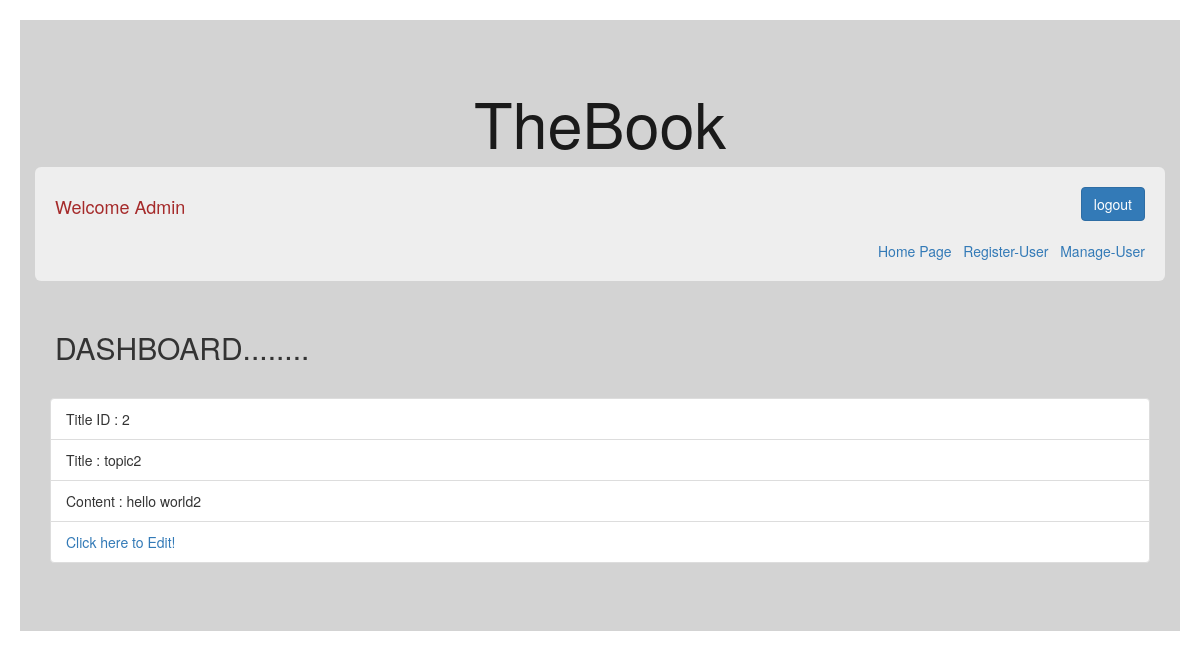
/topic/topic2 (signed in), run on the app's committed database.
### BookApp/models.py (models this page shows, shortened)
class Topic(models.Model):
    topic_id = models.AutoField(primary_key=True)
    title = models.CharField(max_length=100)
    content = models.TextField()
    updated = models.DateTimeField(auto_now=True, auto_now_add=False)
    timestamp = models.DateTimeField(auto_now=False, auto_now_add=True)
    min_accessing_level = models.IntegerField()

### BookApp/views.py (the view)
# urls.py: url(r'topic/(?P<topic_name>\w+)$',views.topic,name="viewtopic"),
@login_required
def topic(request, topic_name):
    topic_list = Topic.objects.values_list('title', flat=True)
    if topic_name in topic_list:
        obj = AccessLevel.objects.get(user = request.user)
        access_level = obj.access_level
        topic= Topic.objects.get(title=topic_name)
        if topic.min_accessing_level <= access_level:
            return render(request,"Book/topicView.html", {"content":topic})
        else:
            return render(request,"Book/accessdenied.html")
    else:
        return HttpResponseRedirect(reverse('createtopic'))

### BookApp/templates/Book/topicView.html
{% extends "Book/base.html"%}
{%block content%}
<div class="container" style="margin-top:1em;">
    <div class="row">
        <div class="col-xs-12">
            <ul class="list-group">
                <li class="list-group-item">Title ID : {{content.pk}} </li>
                <li class="list-group-item">Title : {{content.title}} </li>
                <li class="list-group-item">Content : {{content.content}} </li>
                <li class="list-group-item"><a href="{% url 'edittopic' content.pk%}">Click here to Edit!</a> </li>
            </ul>
        </div>
    </div>
</div>
{%endblock%}

### BookApp/templates/Book/base.html (shortened to what this page needs)
<!DOCTYPE html>
<html lang="en">
<head>
<link rel="stylesheet" href="https://maxcdn.bootstrapcdn.com/bootstrap/3.3.7/css/bootstrap.min.css">
</head>
<body style="padding:20px 20px 20px 20px;">
    <div class="jumbotron" style="background-color:lightgrey">
        <h1 align="center" style="color:#1a1a1a">TheBook</h1>
        <div class="container">
            <div class="jumbotron" style="padding:20px 20px 20px 20px ">
            <h4 style="color:brown;text-transform:capitalize;float:left">Welcome {{request.user}}</h4>
            <div align="right" >
                <form method="POST" action="{% url 'logout' %}" >{%csrf_token%}
                    <input type="submit" class="btn btn-primary" value="logout">
                </form><br>
                </div>
                <div align="right">
                    <a href="{% url 'index' %}">Home Page</a>&nbsp;&nbsp;
                    <a href="{% url 'adduser' %}">Register-User</a>&nbsp;&nbsp;
                    <a href="{% url 'manageuser' %}">Manage-User</a>
                </div>
            </div>
            <h2 style="background-color:lightgrey;padding:20px 20px 20px 20px " width="100%">DASHBOARD........</h2>
            {% block content %}
            {%endblock%}
        </div>
    </div>
</body>
</html>

### data on the page
Topic: pk "2", title "topic2", content "hello world2"

### other printed values
{{ request.user }} "Admin"
